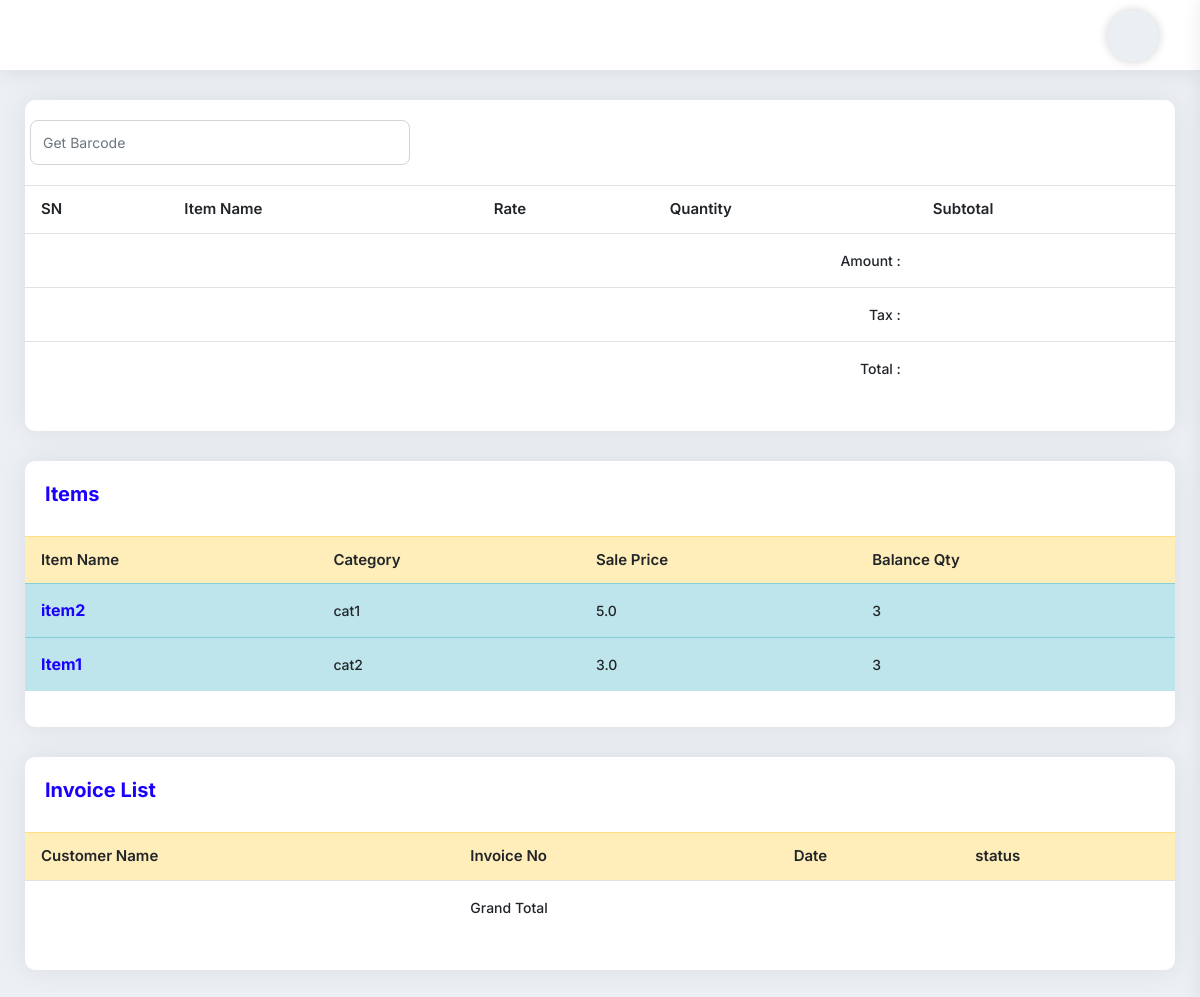
Page /mycart/ (signed in) on the committed database.
### myapp/models.py (models this page shows, shortened)
class Items(models.Model):
    item_name = models.CharField(max_length=225)
    category = models.CharField(max_length=225)
    pruchase_price = models.FloatField(default=0.00)
    sell_price = models.FloatField(default=0.00)
    balance_qty = models.IntegerField(default=0)
    barcode_id = models.CharField(max_length=225,blank=True, null=True)
    photo = models.ImageField(upload_to='', blank=True, null=True)

### myapp/views.py (the view)
# urls.py: path('mycart/', MyCartView.as_view(), name='MyCartView'),
class MyCartView(UserRequiredMixin,TemplateView):
    template_name = 'mycartview.html'
    def get_context_data(self, **kwargs):
        context = super().get_context_data(**kwargs)
        cart_id = self.request.session.get('cart_id', None)
        if cart_id:
            cart = Cart.objects.get(id=cart_id)
        else:
            cart = None
        context['cart'] = cart
        context['product_list'] = Items.objects.all().order_by('-id')
        context['queryset'] = Order.objects.filter(created_at=datetime.date.today()).order_by('-id')
        return context

### myapp/views.py (called while the page is built)
    def dispatch(self, request, *args, **kwargs):
        if request.user.is_authenticated:
            pass
        else:
            return redirect('myapp:UserLoginView')
        return super().dispatch(request, *args, **kwargs)

### templates/mycartview.html (shortened to what this page needs)
{% extends 'base.html' %}
{% block content %}
<div class="card-box mb-30">
    <div class="pd-20">
        <form action="{% url 'myapp:testbarcode' %}" method="post">{% csrf_token %}
            <div class="row">
                <input type="number" placeholder="Get Barcode" name="pid" class="form-control col-md-4">
            </div>
        </form>
    </div>
    <div class="pb-20">
        <table class="table stripe hover nowrap">
            <thead>
            <tr>
                <th>SN</th>
                <th>Item Name</th>
                <th>Rate</th>
                <th>Quantity</th>
                <th>Subtotal</th>
            </tr>
            </thead>
            <tbody>
            <tr>
                <td colspan="4" class="text-right">Amount :</td>
                <td>{{cart.total}}</td>
            </tr>
            <tr>
                <td colspan="4" class="text-right">Tax :</td>
                <td>{{cart.tax}}</td>
            </tr>
            <tr>
                <td colspan="4" class="text-right">Total :</td>
                <td>{{cart.super_total}}</td>
            </tr>
            </tbody>
        </table>
    </div>
</div>
<div class="card-box mb-30">
    <div class="pd-20">
        <h4 class="text-blue h4">Items
            <a href="{% url 'myapp:MyCartView' %}" class="text-info">
                <span class="micon bi bi-cart4"></span>
                <span class="micon bi bi-cart4"></span>
                <span class="micon bi bi-cart4"></span>
            </a>
        </h4>
    </div>
    <div class="pb-20">
        <table class="data-table table stripe hover nowrap">
            <thead>
            <tr class="table-warning">
                <th class="table-plus datatable-nosort">Item Name</th>
                <th>Category</th>
                <th>Sale Price</th>
                <th>Balance Qty</th>
            </tr>
            </thead>
            <tbody>
            {% for p in product_list %}
            <tr class="table-info">
                <td class="table-plus"><a href="{% url 'myapp:AddToCartView' p.id %}"><h6 class="text-blue">
                    {{p.item_name}}</h6></a></td>
                <td>{{p.category}}</td>
                <td>{{p.sell_price}}</td>
                <td>{{p.balance_qty}}</td>
            </tr>
            {% endfor %}
            </tbody>
        </table>
    </div>
</div>
<div class="card-box mb-30">
    <div class="pd-20">
        <h4 class="text-blue h4">Invoice List</h4>
    </div>
    <div class="pb-20">
        <table
                class="table hover data-table-export nowrap"
        >
            <thead>
            <tr class="table-warning">
                <th class="table-plus datatable-nosort">Customer Name</th>
                <th>Invoice No</th>
                <th>Date</th>
                <th>status</th>
            </tr>
            </thead>
            <tfoot>
            <tr>
                <td></td>
                <td>Grand Total</td>
                <td></td>
                <td></td>
            </tr>
            </tfoot>
        </table>
    </div>
</div>
{% endblock content %}

### rows in the picture
Items: item_name "item2", category "cat1", sell_price "5.0", balance_qty "3"
Items: item_name "Item1", category "cat2", sell_price "3.0", balance_qty "3"
